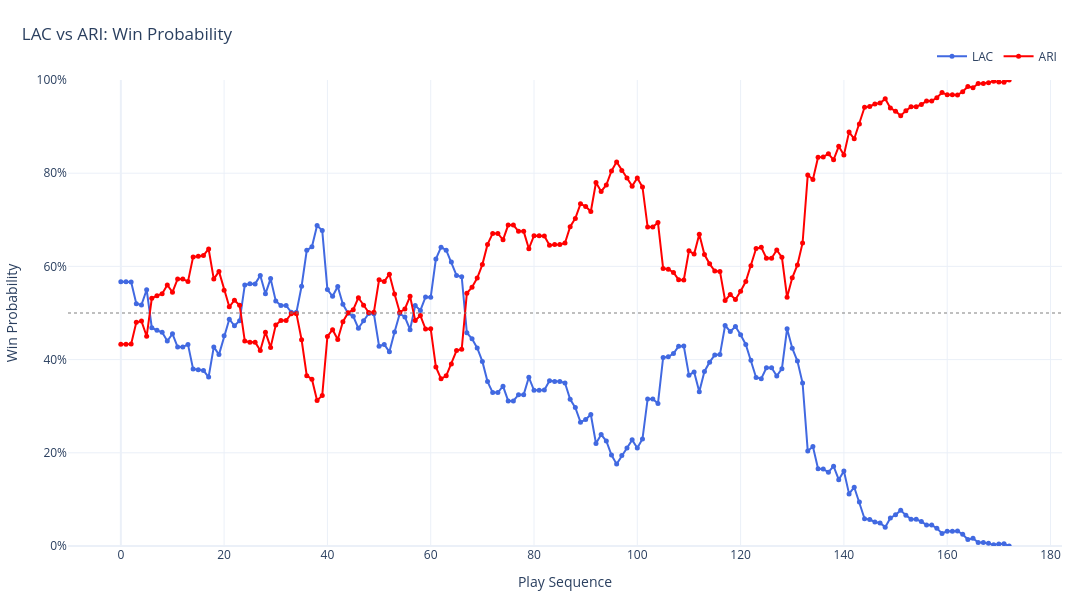

The notebook cell this image was saved under:
### Markdown cell above
Now, let's create our visualization!

### Creating the WP Model

### Code cell
fig = px.line(
    game_1_select, 
    y = ['home_wp', 'away_wp'], 
    markers = True,
    width = 1100,
    height = 600,
    hover_data=['qtr', 'yrdln', 'down', 'ydstogo', 'desc', 'total_away_score', 'total_home_score'],
    labels={
        "index": "Play Sequence",
        "value": "Win Probability",
        "variable": "Team",
    },
)

fig.update_traces(
    selector=dict(name="home_wp"),
    name="LAC",
    line=dict(color="royalblue", width=2, dash = 'solid'),
    marker=dict(size=5),
    hovertemplate="<b>LAC</b>  %{y:.1%}<extra></extra>",
)

fig.update_traces(
    selector=dict(name="away_wp"),
    name="ARI",
    line=dict(color="red", width=2),
    marker=dict(size=5),
    hovertemplate=(
        "<b>ARI</b>  %{y:.1%}"
        "<br><br><b>ARI %{customdata[5]:.0f} : %{customdata[6]:.0f} LAC</b>"
        "<br><br>Q%{customdata[0]} · %{customdata[2]} & %{customdata[3]} at %{customdata[1]}"
        "<br><i>%{customdata[4]}</i>"
        "<extra></extra>"
    ),
)

fig.update_layout(
    template="plotly_white",
    hovermode="x unified",
    hoverlabel=dict(bgcolor="white", bordercolor="#ccc", font_size=12, font_family="Arial"),
    title=dict(text="LAC vs ARI: Win Probability", x=0.02),
    legend=dict(orientation="h", yanchor="bottom", y=1.02, xanchor="right", x=1, title=None),
    yaxis=dict(tickformat=".0%", range=[0, 1]),
    margin=dict(l=60, r=30, t=80, b=50),
)

fig.add_hline(y=0.5, line_dash="dot", line_color="gray", opacity=0.5)

fig.update_traces(name="LAC Win Probability", selector=dict(name="home_wp"))
fig.update_traces(name="ARI Win Probability", selector=dict(name="away_wp"))

fig.update_layout(
    hovermode="x",  
    hoverlabel=dict(bgcolor="white", font_size=11, font_color = 'black'),
)

fig.show()

### Figure 1 — Plotly figure (JSON) as saved in the notebook; plotly's stock layout.template omitted (floating-point values rounded to 4 significant figures; data arrays with more than 128 entries replaced by an {"elided": "..."} marker saying what was removed)
{"data": [{"customdata": {"elided": "173x7 mixed values"}, "hovertemplate": "<b>LAC</b>  %{y:.1%}<extra></extra>", "legendgroup": "home_wp", "line": {"color": "royalblue", "dash": "solid", "width": 2}, "marker": {"size": 5, "symbol": "circle"}, "mode": "lines+markers", "name": "LAC", "orientation": "v", "showlegend": true, "type": "scatter", "x": {"elided": "173 int values"}, "xaxis": "x", "y": {"elided": "173 float values"}, "yaxis": "y"}, {"customdata": {"elided": "173x7 mixed values"}, "hovertemplate": "<b>ARI</b>  %{y:.1%}<br><br><b>ARI %{customdata[5]:.0f} : %{customdata[6]:.0f} LAC</b><br><br>Q%{customdata[0]} · %{customdata[2]} & %{customdata[3]} at %{customdata[1]}<br><i>%{customdata[4]}</i><extra></extra>", "legendgroup": "away_wp", "line": {"color": "red", "dash": "solid", "width": 2}, "marker": {"size": 5, "symbol": "circle"}, "mode": "lines+markers", "name": "ARI", "orientation": "v", "showlegend": true, "type": "scatter", "x": {"elided": "173 int values"}, "xaxis": "x", "y": {"elided": "173 float values"}, "yaxis": "y"}], "layout": {"height": 600, "hoverlabel": {"bgcolor": "white", "bordercolor": "#ccc", "font": {"color": "black", "family": "Arial", "size": 11}}, "hovermode": "x", "legend": {"orientation": "h", "title": {}, "tracegroupgap": 0, "x": 1, "xanchor": "right", "y": 1.02, "yanchor": "bottom"}, "margin": {"b": 50, "l": 60, "r": 30, "t": 80}, "shapes": [{"line": {"color": "gray", "dash": "dot"}, "opacity": 0.5, "type": "line", "x0": 0, "x1": 1, "xref": "x domain", "y0": 0.5, "y1": 0.5, "yref": "y"}], "title": {"text": "LAC vs ARI: Win Probability", "x": 0.02}, "width": 1100, "xaxis": {"anchor": "y", "domain": [0, 1], "title": {"text": "Play Sequence"}}, "yaxis": {"anchor": "x", "domain": [0, 1], "range": [0, 1], "tickformat": ".0%", "title": {"text": "Win Probability"}}}}
